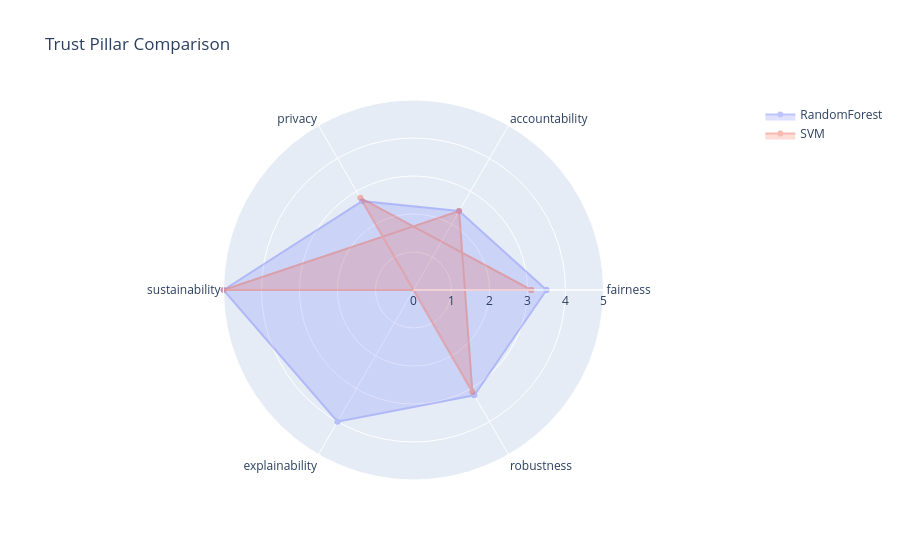
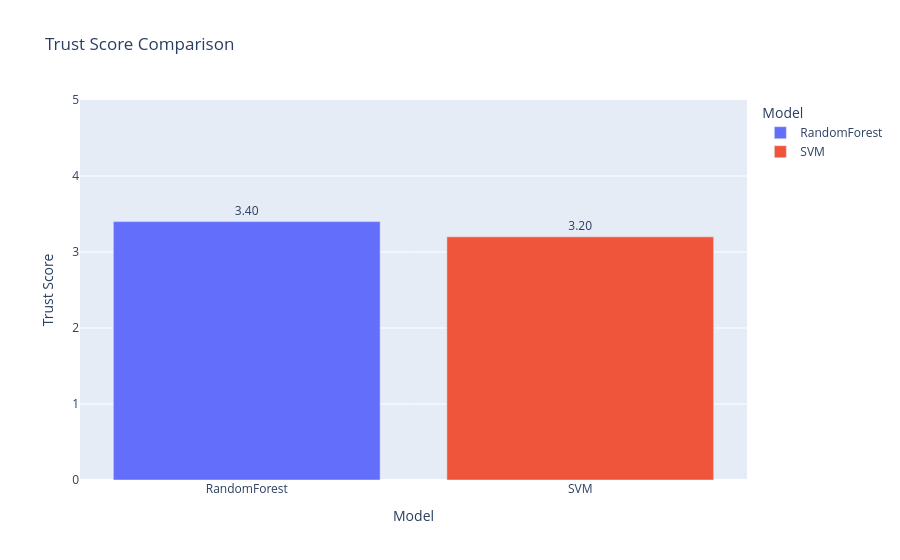
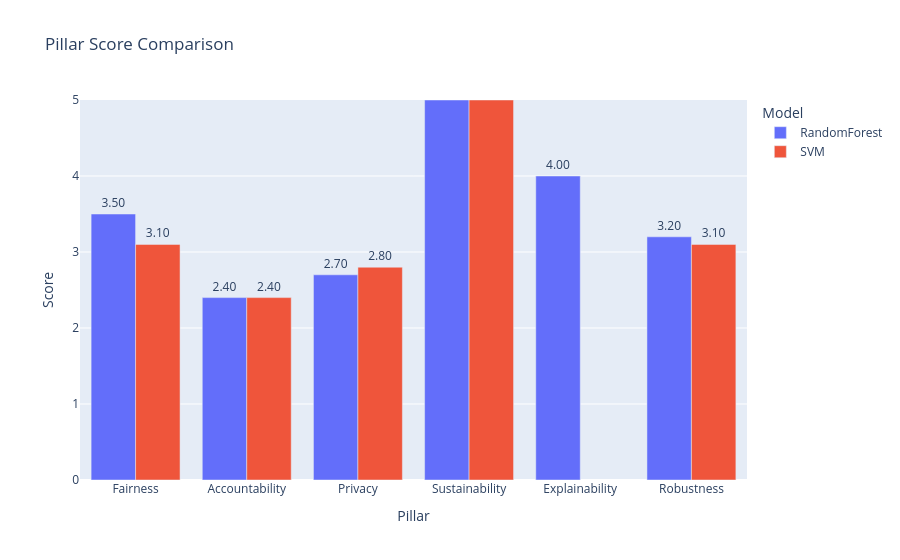

These figures' notebook cell, in order:
### Code cell
TrustEvaluator.compare_radar({
    "RandomForest": subset,
    "SVM": subset2
})

TrustEvaluator.compare_all_bars({
    "RandomForest": subset,
    "SVM": subset2
})

### Figure 1 — Plotly figure (JSON) as saved in the notebook; plotly's stock layout.template omitted (floating-point values rounded to 4 significant figures)
{"data": [{"fill": "toself", "name": "RandomForest", "opacity": 0.4, "r": [3.5, 2.4, 2.7, 5, 4, 3.2, 3.5], "theta": ["fairness", "accountability", "privacy", "sustainability", "explainability", "robustness", "fairness"], "type": "scatterpolar"}, {"fill": "toself", "name": "SVM", "opacity": 0.4, "r": [3.1, 2.8, 3.1, 2.4, 5, 3.1], "theta": ["fairness", "privacy", "robustness", "accountability", "sustainability", "fairness"], "type": "scatterpolar"}], "layout": {"polar": {"radialaxis": {"range": [0, 5], "visible": true}}, "showlegend": true, "title": {"text": "Trust Pillar Comparison"}}}

### Figure 2 — Plotly figure (JSON) as saved in the notebook; plotly's stock layout.template omitted (floating-point values rounded to 4 significant figures)
{"data": [{"hovertemplate": "Model=%{x}<br>Trust Score=%{text}<extra></extra>", "legendgroup": "RandomForest", "marker": {"color": "#636efa", "pattern": {"shape": ""}}, "name": "RandomForest", "orientation": "v", "showlegend": true, "text": [3.4], "textposition": "outside", "texttemplate": "%{text:.2f}", "type": "bar", "x": ["RandomForest"], "xaxis": "x", "y": [3.4], "yaxis": "y"}, {"hovertemplate": "Model=%{x}<br>Trust Score=%{text}<extra></extra>", "legendgroup": "SVM", "marker": {"color": "#EF553B", "pattern": {"shape": ""}}, "name": "SVM", "orientation": "v", "showlegend": true, "text": [3.2], "textposition": "outside", "texttemplate": "%{text:.2f}", "type": "bar", "x": ["SVM"], "xaxis": "x", "y": [3.2], "yaxis": "y"}], "layout": {"barmode": "relative", "legend": {"title": {"text": "Model"}, "tracegroupgap": 0}, "title": {"text": "Trust Score Comparison"}, "xaxis": {"anchor": "y", "categoryarray": ["RandomForest", "SVM"], "categoryorder": "array", "domain": [0, 1], "title": {"text": "Model"}}, "yaxis": {"anchor": "x", "domain": [0, 1], "range": [0, 5], "title": {"text": "Trust Score"}}}}

### Figure 3 — Plotly figure (JSON) as saved in the notebook; plotly's stock layout.template omitted (floating-point values rounded to 4 significant figures)
{"data": [{"alignmentgroup": "True", "hovertemplate": "Model=RandomForest<br>Pillar=%{x}<br>Score=%{text}<extra></extra>", "legendgroup": "RandomForest", "marker": {"color": "#636efa", "pattern": {"shape": ""}}, "name": "RandomForest", "offsetgroup": "RandomForest", "orientation": "v", "showlegend": true, "text": [3.5, 2.4, 2.7, 5.0, 4.0, 3.2], "textposition": "outside", "texttemplate": "%{text:.2f}", "type": "bar", "x": ["Fairness", "Accountability", "Privacy", "Sustainability", "Explainability", "Robustness"], "xaxis": "x", "y": [3.5, 2.4, 2.7, 5.0, 4.0, 3.2], "yaxis": "y"}, {"alignmentgroup": "True", "hovertemplate": "Model=SVM<br>Pillar=%{x}<br>Score=%{text}<extra></extra>", "legendgroup": "SVM", "marker": {"color": "#EF553B", "pattern": {"shape": ""}}, "name": "SVM", "offsetgroup": "SVM", "orientation": "v", "showlegend": true, "text": [3.1, 2.8, 3.1, 2.4, 5.0], "textposition": "outside", "texttemplate": "%{text:.2f}", "type": "bar", "x": ["Fairness", "Privacy", "Robustness", "Accountability", "Sustainability"], "xaxis": "x", "y": [3.1, 2.8, 3.1, 2.4, 5.0], "yaxis": "y"}], "layout": {"barmode": "group", "legend": {"title": {"text": "Model"}, "tracegroupgap": 0}, "title": {"text": "Pillar Score Comparison"}, "xaxis": {"anchor": "y", "domain": [0, 1], "title": {"text": "Pillar"}}, "yaxis": {"anchor": "x", "domain": [0, 1], "range": [0, 5], "title": {"text": "Score"}}}}
